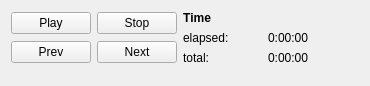
<ui version="4.0" >
 <class>PlaybackWidget</class>
 <widget class="QWidget" name="PlaybackWidget" >
  <property name="geometry" >
   <rect>
    <x>0</x>
    <y>0</y>
    <width>370</width>
    <height>86</height>
   </rect>
  </property>
  <property name="sizePolicy" >
   <sizepolicy vsizetype="Minimum" hsizetype="Minimum" >
    <horstretch>0</horstretch>
    <verstretch>0</verstretch>
   </sizepolicy>
  </property>
  <layout class="QHBoxLayout" name="horizontalLayout_2" >
   <item>
    <layout class="QVBoxLayout" name="verticalLayout_2" >
     <item>
      <layout class="QHBoxLayout" name="horizontalLayout" >
       <item>
        <layout class="QGridLayout" name="gridLayout" >
         <item row="0" column="0" >
          <widget class="QPushButton" name="m_playButton" >
           <property name="text" >
            <string>Play</string>
           </property>
          </widget>
         </item>
         <item row="0" column="1" >
          <widget class="QPushButton" name="m_stopButton" >
           <property name="text" >
            <string>Stop</string>
           </property>
          </widget>
         </item>
         <item row="1" column="0" >
          <widget class="QPushButton" name="m_prevButton" >
           <property name="text" >
            <string>Prev</string>
           </property>
          </widget>
         </item>
         <item row="1" column="1" >
          <widget class="QPushButton" name="m_nextButton" >
           <property name="text" >
            <string>Next</string>
           </property>
          </widget>
         </item>
        </layout>
       </item>
       <item>
        <layout class="QVBoxLayout" name="verticalLayout" >
         <item>
          <widget class="QLabel" name="label" >
           <property name="font" >
            <font>
             <weight>75</weight>
             <italic>false</italic>
             <bold>true</bold>
             <underline>false</underline>
             <kerning>false</kerning>
            </font>
           </property>
           <property name="text" >
            <string>Time</string>
           </property>
          </widget>
         </item>
         <item>
          <layout class="QGridLayout" name="gridLayout_2" >
           <item row="0" column="0" >
            <widget class="QLabel" name="label_2" >
             <property name="text" >
              <string>elapsed:</string>
             </property>
            </widget>
           </item>
           <item row="0" column="1" >
            <widget class="QLabel" name="m_elapsedTimeLabel" >
             <property name="text" >
              <string>0:00:00</string>
             </property>
            </widget>
           </item>
           <item row="1" column="0" >
            <widget class="QLabel" name="label_3" >
             <property name="text" >
              <string>total:</string>
             </property>
            </widget>
           </item>
           <item row="1" column="1" >
            <widget class="QLabel" name="m_totalTimeLabel" >
             <property name="text" >
              <string>0:00:00</string>
             </property>
            </widget>
           </item>
          </layout>
         </item>
        </layout>
       </item>
      </layout>
     </item>
     <item>
      <widget class="Phonon::VolumeSlider" native="1" name="m_volumeSlider" >
       <property name="sizePolicy" >
        <sizepolicy vsizetype="Preferred" hsizetype="Expanding" >
         <horstretch>0</horstretch>
         <verstretch>0</verstretch>
        </sizepolicy>
       </property>
       <property name="maximum" stdset="0" >
        <number>100</number>
       </property>
      </widget>
     </item>
    </layout>
   </item>
   <item>
    <widget class="QLabel" name="m_soundLabel" >
     <property name="text" >
     </property>
    </widget>
   </item>
  </layout>
 </widget>
 <customwidgets>
  <customwidget>
   <class>Phonon::VolumeSlider</class>
   <extends>QWidget</extends>
   <header>phonon/volumeslider.h</header>
   <container>1</container>
  </customwidget>
 </customwidgets>
 <resources/>
 <connections/>
</ui>
